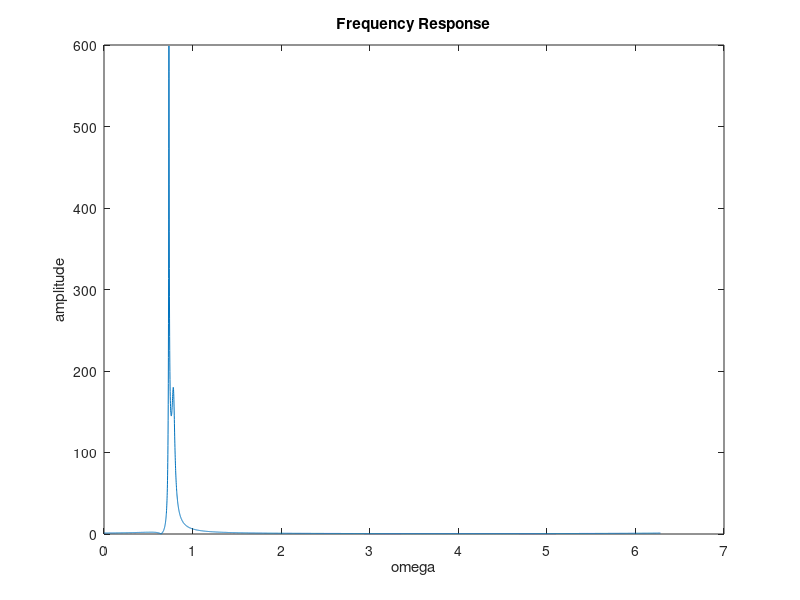

MATLAB code for this plot: (Note: this script raises an error after producing the figure.)
clear all;
close all;
n1 = 2+2;
n2 = 2+2;
n3 = 2+1;
n4 = 2+0;
n5 = 2+2;
n6 = 2+7;
n7 = 2+1;
n8 = 2+8;

z1 = (n2 + 1i*n3)/sqrt(n2^2 + n3^2);
p1 = (n1 + 1i*n5)/sqrt(1+ n1^2 + n5^2);
p2 = (n8 + 1i*n6)/sqrt(1+ n8^2 + n6^2);

a = [ (p1+p2), -p1*p2];
b = [1 , -z1];
dw = 0.001;
w = [0:dw:2*pi-dw];
 
x = (exp(1i*w) - z1)./((exp(1i*w)-p1).*(exp(1i*w)-p2));
figure;
plot(w,abs(x)); 
xlabel('omega'); ylabel('amplitude');
title('Frequency Response');

 L = 512;
n = 0:L-1;
x = exp((1i*pi*(n.^2))/L);
Ny = length(x);
x2 = linspace(0,2*pi,length(x));
y3=DTLTI(a,b,x,Ny);
figure; subplot(2,3,1); plot(x2,abs(y3)); xlim([0, 2*pi]);
xlabel('omega'); title('L=512/ABS');
subplot(2,3,4); plot(x2,angle(y3)); xlim([0, 2*pi]);
xlabel('omega'); title('L=512/PHASE');

L = 512/2;
n = -L:L;
x = exp((1i*pi*(n.^2))/L);
Ny = length(x);
x2 = linspace(-2*pi,2*pi,length(x));
y3=DTLTI(a,b,x,Ny);
subplot(2,3,2); plot(x2,abs(y3)); xlim([-2*pi, 2*pi]);
xlabel('omega'); title('L=256/ABS');
subplot(2,3,5); plot(x2,angle(y3)); xlim([-2*pi, 2*pi]);
xlabel('omega'); title('L=256/PHASE');


L = 512*2;
n = 0:L-1;
x = exp((1i*pi*(n.^2))/L);
Ny = length(x);
x2 = linspace(0,2*pi,length(x));
y3=DTLTI(a,b,x,Ny);
subplot(2,3,3); plot(x2,abs(y3)); xlim([0, 2*pi]);
xlabel('omega'); title('L=1024/ABS');
subplot(2,3,6); plot(x2,angle(y3)); xlim([0, 2*pi]);
xlabel('omega'); title('L=1024/PHASE');

function [y]=DTLTI(a,b,x,Ny)
N = length(a);
M = length(b) - 1;
y = zeros(1, Ny);

    for n = 0:Ny-1        
        for l = 1:N
            if (n+1-l) < 1
                y(n+1) = y(n+1);
            else
                y(n+1) = a(l)*y(n+1-l) + y(n+1);
            end
        end

        for k = 0:M
            if (n+1-k) < 1
                 y(n+1) = y(n+1);
            else
                y(n+1) = b(k+1)*(x(n+1-k)) + y(n+1);
            end
        end
    end
end